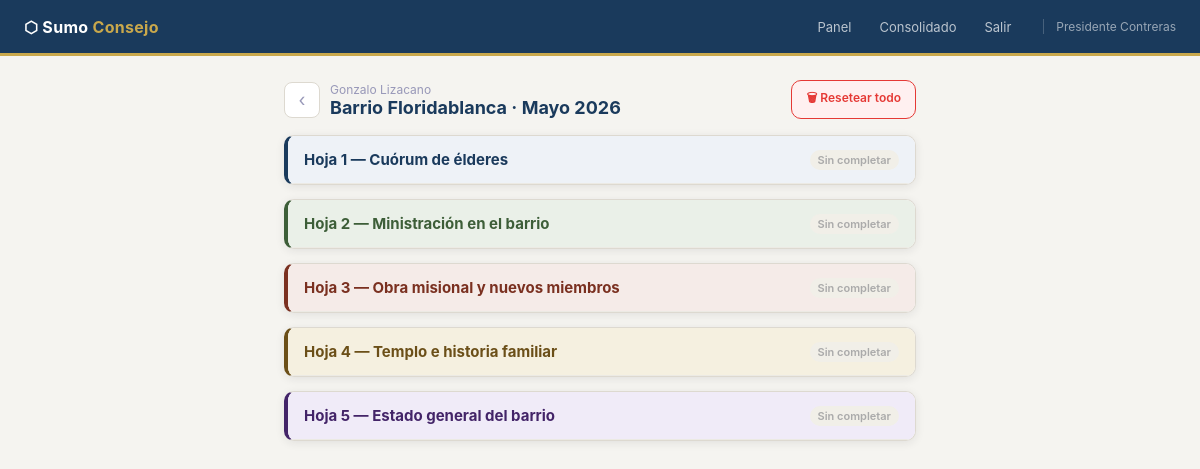
The page /admin/informe/1 (signed in) on the database as committed earlier.
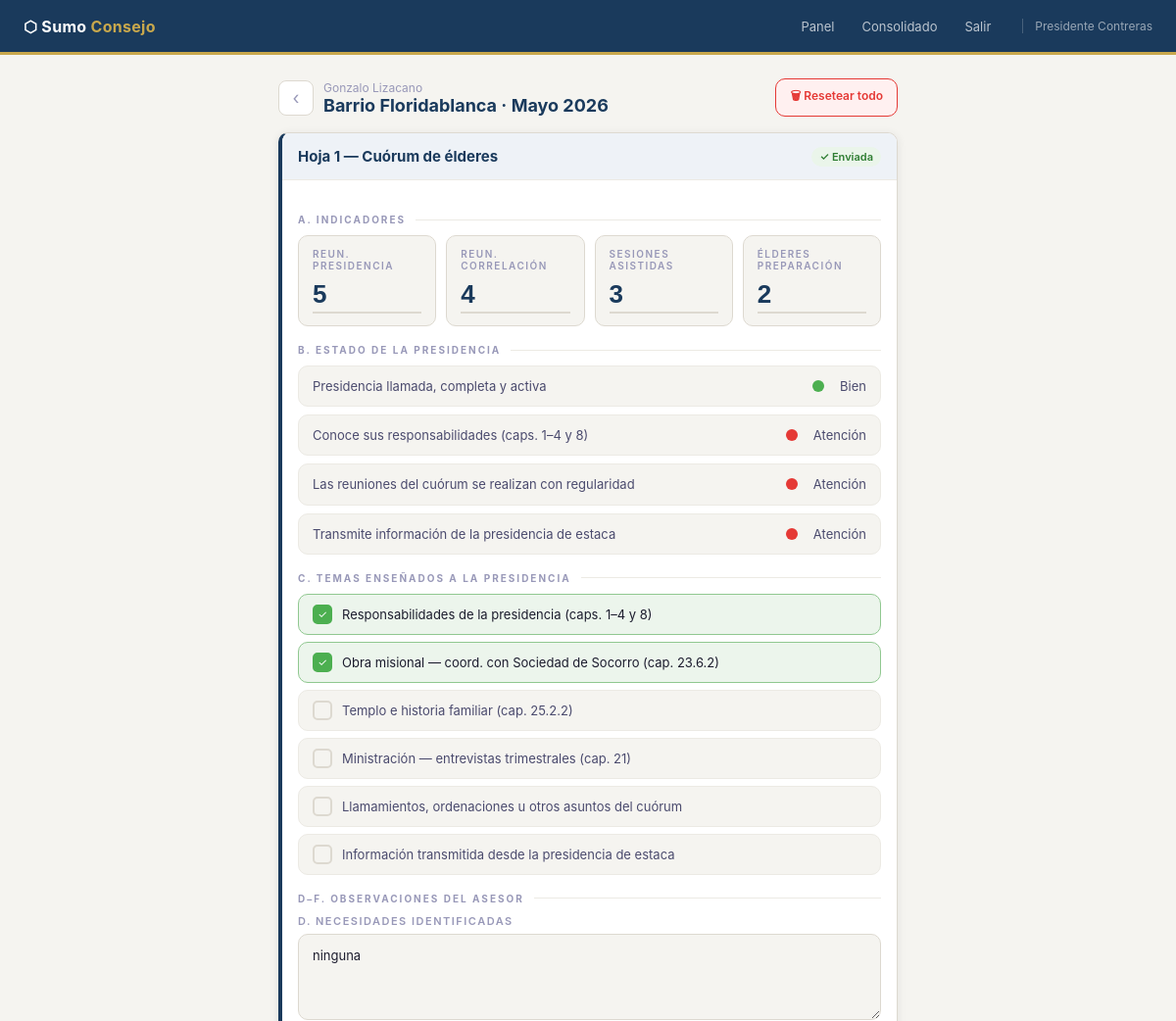
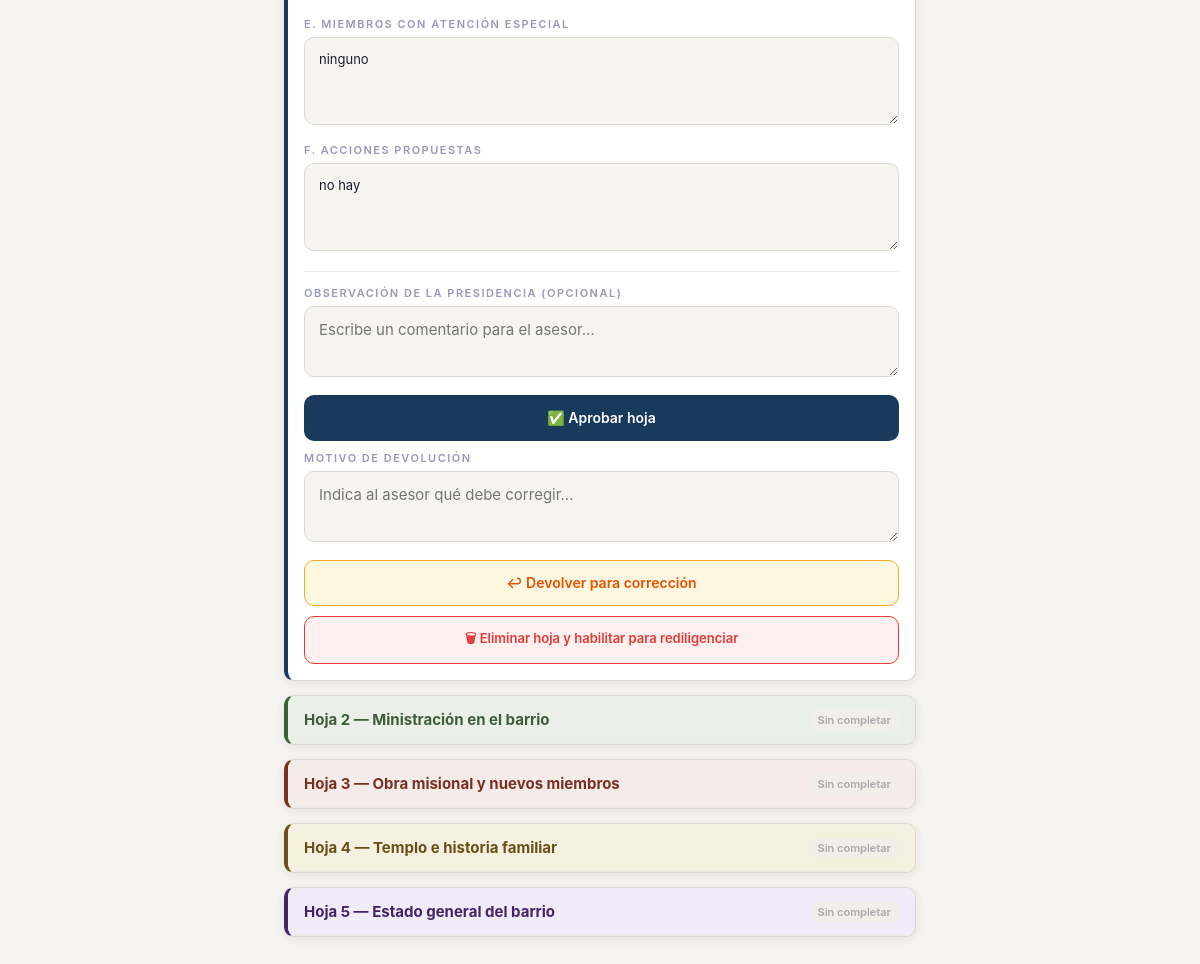
The same page on the database as committed later (2 pictures, top to bottom).
### tables this page shows
CREATE TABLE usuario (
            id INTEGER PRIMARY KEY AUTOINCREMENT,
            nombre TEXT NOT NULL,
            email TEXT UNIQUE NOT NULL,
            password_hash TEXT NOT NULL,
            rol TEXT DEFAULT 'asesor',
            activo INTEGER DEFAULT 1,
            created_at TEXT DEFAULT (datetime('now'))
        );

CREATE TABLE unidad (
            id INTEGER PRIMARY KEY AUTOINCREMENT,
            nombre TEXT NOT NULL,
            tipo TEXT DEFAULT 'barrio',
            activo INTEGER DEFAULT 1
        );

CREATE TABLE informe (
            id INTEGER PRIMARY KEY AUTOINCREMENT,
            asignacion_id INTEGER NOT NULL,
            periodo_anio INTEGER NOT NULL,
            periodo_mes INTEGER NOT NULL,
            created_at TEXT DEFAULT (datetime('now')),
            UNIQUE(asignacion_id, periodo_anio, periodo_mes),
            FOREIGN KEY(asignacion_id) REFERENCES asignacion_asesor(id)
        );

CREATE TABLE hoja_cuorum (
            id INTEGER PRIMARY KEY AUTOINCREMENT,
            informe_id INTEGER UNIQUE NOT NULL,
            estado TEXT DEFAULT 'borrador',
            fecha_envio TEXT,
            reuniones_presidencia INTEGER DEFAULT 0,
            reuniones_correlacion INTEGER DEFAULT 0,
            sesiones_asistidas INTEGER DEFAULT 0,
            elderes_preparacion INTEGER DEFAULT 0,
            est_presidencia_completa TEXT DEFAULT 'proceso',
            est_conoce_responsabilidades TEXT DEFAULT 'proceso',
            est_reuniones_regulares TEXT DEFAULT 'proceso',
            est_transmite_informacion TEXT DEFAULT 'proceso',
            temas_ensenados TEXT DEFAULT '[]',
            necesidades TEXT,
            miembros_atencion TEXT,
            acciones_propuestas TEXT, observacion_presidencia TEXT, aprobado_por TEXT, fecha_aprobacion TEXT,
            FOREIGN KEY(informe_id) REFERENCES informe(id)
        );

### app/app.py (the view)
@app.route('/admin/informe/<int:inf_id>')
@login_required
@admin_required
def admin_ver_informe(inf_id):
    with get_db() as db:
        inf = db.execute("""
            SELECT i.*, u.nombre as unidad, usr.nombre as asesor
            FROM informe i
            JOIN asignacion_asesor a ON a.id=i.asignacion_id
            JOIN unidad u ON u.id=a.unidad_id
            JOIN usuario usr ON usr.id=a.usuario_id
            WHERE i.id=?
        """, (inf_id,)).fetchone()
    if not inf:
        flash('Informe no encontrado.', 'error')
        return redirect(url_for('admin_dashboard'))
    hojas = get_todas_hojas(inf_id)
    return render_template('admin_informe.html', inf=inf, hojas=hojas,
                           meses=MESES, hojas_info=HOJAS_INFO)

### app/app.py (called while the page is built)
@app.context_processor
def inject_globals():
    return {'now': datetime.now(), 'meses': MESES}

def get_db():
    conn = sqlite3.connect(DB_PATH)
    conn.row_factory = sqlite3.Row
    conn.execute("PRAGMA journal_mode=WAL")
    return conn

def login_required(f):
    @wraps(f)
    def decorated(*args, **kwargs):
        if 'user_id' not in session:
            return redirect(url_for('login'))
        return f(*args, **kwargs)
    return decorated

def admin_required(f):
    @wraps(f)
    def decorated(*args, **kwargs):
        if session.get('rol') != 'admin':
            flash('Acceso restringido.', 'error')
            return redirect(url_for('dashboard'))
        return f(*args, **kwargs)
    return decorated

def get_hoja(tabla, informe_id):
    with get_db() as db:
        return db.execute(f"SELECT * FROM {tabla} WHERE informe_id=?", (informe_id,)).fetchone()

def get_todas_hojas(informe_id):
    return {
        'cuorum':       get_hoja('hoja_cuorum',       informe_id),
        'ministracion': get_hoja('hoja_ministracion',  informe_id),
        'misional':     get_hoja('hoja_misional',      informe_id),
        'templo':       get_hoja('hoja_templo',        informe_id),
        'general':      get_hoja('hoja_general',       informe_id),
    }

### app/templates/admin_informe.html (shortened to what this page needs)
{% extends "base.html" %}
{% block content %}
<div style="display:flex;align-items:center;gap:10px;margin-bottom:16px">
  <a href="{{ url_for('admin_dashboard') }}" style="width:36px;height:36px;border-radius:8px;background:var(--white);border:1px solid var(--border);display:flex;align-items:center;justify-content:center;color:var(--text-muted);font-size:18px;flex-shrink:0;text-decoration:none">‹</a>
  <div style="flex:1">
    <div style="font-size:12px;color:var(--text-muted)">{{ inf.asesor }}</div>
    <div style="font-size:18px;font-weight:700;color:var(--navy)">{{ inf.unidad }} · {{ meses[inf.periodo_mes] }} {{ inf.periodo_anio }}</div>
  </div>
  <form method="POST" action="{{ url_for('admin_resetear_informe', inf_id=inf.id) }}"
    onsubmit="return confirm('¿Eliminar TODAS las hojas de este informe? El asesor deberá diligenciar todo de nuevo.')">
    <button type="submit" class="btn btn-sm" style="background:#FFF0F0;border:1.5px solid var(--danger);color:var(--danger);font-size:12px;flex-shrink:0">
      🗑 Resetear todo
    </button>
  </form>
</div>
{% macro estado_dot(val) %}
<span style="display:inline-block;width:12px;height:12px;border-radius:50%;background:{% if val=='bien' %}var(--ok){% elif val=='atencion' %}var(--danger){% else %}var(--warn){% endif %};vertical-align:middle;margin-right:6px"></span><span style="font-size:13px;color:var(--text-soft)">{% if val=='bien' %}Bien{% elif val=='atencion' %}Atención{% else %}En proceso{% endif %}</span>
{% endmacro %}
{% macro sema_view(label, val) %}
<div class="sema-row" style="margin-bottom:8px">
  <span class="sema-label">{{ label }}</span>
  {{ estado_dot(val or 'proceso') }}
</div>
{% endmacro %}
{% macro check_view(txt, marcado) %}
<div class="check-view {% if marcado %}marcado{% endif %}">
  <div class="cbox-v">✓</div>
  <span>{{ txt }}</span>
</div>
{% endmacro %}
{% macro obs_field(label, val) %}
{% if val %}
<div class="form-group">
  <label>{{ label }}</label>
  <textarea disabled style="font-size:13px;color:var(--text)">{{ val }}</textarea>
</div>
{% endif %}
{% endmacro %}
{% macro observacion_form(hoja_key, hoja) %}
<div style="margin-top:16px;padding-top:14px;border-top:1px solid var(--border-lt)">
  {% if hoja and hoja.estado == 'aprobado' %}
  <div style="background:#EAF5EA;border:1px solid #90C890;border-radius:var(--r);padding:12px 16px;display:flex;align-items:center;gap:10px">
    <span style="font-size:20px">✅</span>
    <div>
      <div style="font-size:13px;font-weight:600;color:#2E7D32">Hoja aprobada</div>
      <div style="font-size:12px;color:#4CAF50">Por {{ hoja.aprobado_por }} {% if hoja.fecha_aprobacion %}· {{ hoja.fecha_aprobacion[:10] }}{% endif %}</div>
      {% if hoja.observacion_presidencia %}
      <div style="font-size:12px;color:var(--text-soft);margin-top:4px">"{{ hoja.observacion_presidencia }}"</div>
      {% endif %}
    </div>
  </div>
  {% elif hoja and hoja.estado in ['enviado','revisado'] %}
  <form method="POST" action="{{ url_for('admin_aprobar_hoja', inf_id=inf.id, hoja_key=hoja_key) }}">
    <div class="form-group">
      <label>Observación de la presidencia (opcional)</label>
      <textarea name="observacion" placeholder="Escribe un comentario para el asesor…" style="min-height:70px">{{ hoja.observacion_presidencia or '' }}</textarea>
    </div>
    <div style="display:flex;gap:10px;flex-wrap:wrap">
      <button type="submit" class="btn btn-primary" style="flex:1"
        onclick="return confirm('¿Aprobar esta hoja? El asesor no podrá editarla.')">
        ✅ Aprobar hoja
      </button>
    </div>
  </form>
  <form method="POST" action="{{ url_for('admin_devolver_hoja', inf_id=inf.id, hoja_key=hoja_key) }}"
    style="margin-top:10px">
    <div class="form-group">
      <label>Motivo de devolución</label>
      <textarea name="observacion" placeholder="Indica al asesor qué debe corregir…" style="min-height:60px" required></textarea>
    </div>
    <button type="submit" class="btn btn-block" style="background:#FFF8E1;border:1.5px solid var(--warn);color:#E65100"
      onclick="return confirm('¿Devolver esta hoja al asesor para que la corrija?')">
      ↩ Devolver para corrección
    </button>
  </form>
  {% endif %}
  {% if hoja and hoja.estado != 'aprobado' %}
  <form method="POST" action="{{ url_for('admin_resetear_hoja', inf_id=inf.id, hoja_key=hoja_key) }}"
    onsubmit="return confirm('¿Eliminar esta hoja para que el asesor la diligencia de nuevo?')"
    style="margin-top:10px">
    <button type="submit" class="btn btn-block" style="background:#FFF0F0;border:1.5px solid var(--danger);color:var(--danger);font-size:13px">
      🗑 Eliminar hoja y habilitar para rediligenciar
    </button>
  </form>
  {% endif %}
</div>
{% endmacro %}
<div class="card accent-navy" style="margin-bottom:14px">
  <div class="card-header" style="background:var(--navy-lt)">
    <strong style="color:var(--navy)">Hoja 1 — Cuórum de élderes</strong>
    <span style="margin-left:auto">
      {% set h = hojas.cuorum %}
      {% if not h %}<span class="badge badge-none">Sin completar</span>
      {% elif h.estado=='enviado' %}<span class="badge badge-ok">✓ Enviada</span>
      {% elif h.estado=='aprobado' %}<span class="badge" style="background:#EAF5EA;color:#2E7D32">✅ Aprobada</span>
      {% elif h.estado=='devuelto' %}<span class="badge" style="background:#FFF8E1;color:#E65100">↩ Devuelta</span>
      {% elif h.estado=='revisado' %}<span class="badge badge-rev">Revisada</span>
      {% else %}<span class="badge badge-draft">Borrador</span>{% endif %}
    </span>
  </div>
  {% if hojas.cuorum %}{% set h = hojas.cuorum %}
  <div class="card-body">
    <div class="div-label">A. Indicadores</div>
    <div class="metrics">
      <div class="metric"><label>Reun. presidencia</label><input disabled value="{{ h.reuniones_presidencia }}"></div>
      <div class="metric"><label>Reun. correlación</label><input disabled value="{{ h.reuniones_correlacion }}"></div>
      <div class="metric"><label>Sesiones asistidas</label><input disabled value="{{ h.sesiones_asistidas }}"></div>
      <div class="metric"><label>Élderes preparación</label><input disabled value="{{ h.elderes_preparacion }}"></div>
    </div>
    <div class="div-label">B. Estado de la presidencia</div>
    {{ sema_view('Presidencia llamada, completa y activa', h.est_presidencia_completa) }}
    {{ sema_view('Conoce sus responsabilidades (caps. 1–4 y 8)', h.est_conoce_responsabilidades) }}
    {{ sema_view('Las reuniones del cuórum se realizan con regularidad', h.est_reuniones_regulares) }}
    {{ sema_view('Transmite información de la presidencia de estaca', h.est_transmite_informacion) }}
    <div class="div-label">C. Temas enseñados a la presidencia</div>
    {% set temas = h.temas_ensenados | from_json %}
    {{ check_view('Responsabilidades de la presidencia (caps. 1–4 y 8)', 'resp_presidencia' in temas) }}
    {{ check_view('Obra misional — coord. con Sociedad de Socorro (cap. 23.6.2)', 'obra_misional' in temas) }}
    {{ check_view('Templo e historia familiar (cap. 25.2.2)', 'templo_hf' in temas) }}
    {{ check_view('Ministración — entrevistas trimestrales (cap. 21)', 'ministracion' in temas) }}
    {{ check_view('Llamamientos, ordenaciones u otros asuntos del cuórum', 'llamamientos' in temas) }}
    {{ check_view('Información transmitida desde la presidencia de estaca', 'info_presidencia' in temas) }}
    <div class="div-label">D–F. Observaciones del asesor</div>
    {{ obs_field('D. Necesidades identificadas', h.necesidades) }}
    {{ obs_field('E. Miembros con atención especial', h.miembros_atencion) }}
    {{ obs_field('F. Acciones propuestas', h.acciones_propuestas) }}
    {{ observacion_form('cuorum', h) }}
  </div>
  {% endif %}
</div>
<div class="card accent-olive" style="margin-bottom:14px">
  <div class="card-header" style="background:var(--olive-lt)">
    <strong style="color:var(--olive)">Hoja 2 — Ministración en el barrio</strong>
    <span style="margin-left:auto">
      {% set h = hojas.ministracion %}
      {% if not h %}<span class="badge badge-none">Sin completar</span>
      {% elif h.estado=='enviado' %}<span class="badge badge-ok">✓ Enviada</span>
      {% elif h.estado=='aprobado' %}<span class="badge" style="background:#EAF5EA;color:#2E7D32">✅ Aprobada</span>
      {% elif h.estado=='devuelto' %}<span class="badge" style="background:#FFF8E1;color:#E65100">↩ Devuelta</span>
      {% elif h.estado=='revisado' %}<span class="badge badge-rev">Revisada</span>
      {% else %}<span class="badge badge-draft">Borrador</span>{% endif %}
    </span>
  </div>
</div>
<div class="card accent-rust" style="margin-bottom:14px">
  <div class="card-header" style="background:var(--rust-lt)">
    <strong style="color:var(--rust)">Hoja 3 — Obra misional y nuevos miembros</strong>
    <span style="margin-left:auto">
      {% set h = hojas.misional %}
      {% if not h %}<span class="badge badge-none">Sin completar</span>
      {% elif h.estado=='enviado' %}<span class="badge badge-ok">✓ Enviada</span>
      {% elif h.estado=='aprobado' %}<span class="badge" style="background:#EAF5EA;color:#2E7D32">✅ Aprobada</span>
      {% elif h.estado=='devuelto' %}<span class="badge" style="background:#FFF8E1;color:#E65100">↩ Devuelta</span>
      {% elif h.estado=='revisado' %}<span class="badge badge-rev">Revisada</span>
      {% else %}<span class="badge badge-draft">Borrador</span>{% endif %}
    </span>
  </div>
</div>
<div class="card accent-amber" style="margin-bottom:14px">
  <div class="card-header" style="background:var(--amber-lt)">
    <strong style="color:var(--amber)">Hoja 4 — Templo e historia familiar</strong>
    <span style="margin-left:auto">
      {% set h = hojas.templo %}
      {% if not h %}<span class="badge badge-none">Sin completar</span>
      {% elif h.estado=='enviado' %}<span class="badge badge-ok">✓ Enviada</span>
      {% elif h.estado=='aprobado' %}<span class="badge" style="background:#EAF5EA;color:#2E7D32">✅ Aprobada</span>
      {% elif h.estado=='devuelto' %}<span class="badge" style="background:#FFF8E1;color:#E65100">↩ Devuelta</span>
      {% elif h.estado=='revisado' %}<span class="badge badge-rev">Revisada</span>
      {% else %}<span class="badge badge-draft">Borrador</span>{% endif %}
    </span>
  </div>
</div>
<div class="card accent-purple" style="margin-bottom:14px">
  <div class="card-header" style="background:var(--purple-lt)">
    <strong style="color:var(--purple)">Hoja 5 — Estado general del barrio</strong>
    <span style="margin-left:auto">
      {% set h = hojas.general %}
      {% if not h %}<span class="badge badge-none">Sin completar</span>
      {% elif h.estado=='enviado' %}<span class="badge badge-ok">✓ Enviada</span>
      {% elif h.estado=='aprobado' %}<span class="badge" style="background:#EAF5EA;color:#2E7D32">✅ Aprobada</span>
      {% elif h.estado=='devuelto' %}<span class="badge" style="background:#FFF8E1;color:#E65100">↩ Devuelta</span>
      {% elif h.estado=='revisado' %}<span class="badge badge-rev">Revisada</span>
      {% else %}<span class="badge badge-draft">Borrador</span>{% endif %}
    </span>
  </div>
</div>
{% endblock %}

### app/templates/base.html (shortened to what this page needs)
<!DOCTYPE html>
<html lang="es">
<head>
</head>
<body>
<nav class="topnav">
  <a href="/" class="topnav-brand" style="text-decoration:none">⬡ Sumo <span>Consejo</span></a>
  {% if session.user_id %}
  <div class="topnav-links" style="display:none" id="desktop-links">
    {% if session.rol == 'admin' %}
    <a class="topnav-link" href="{{ url_for('admin_dashboard') }}">Panel</a>
    <a class="topnav-link" href="{{ url_for('admin_consolidado') }}">Consolidado</a>
    {% else %}
    <a class="topnav-link" href="{{ url_for('dashboard') }}">Mis informes</a>
    {% endif %}
    <a class="topnav-link" href="{{ url_for('logout') }}">Salir</a>
  </div>
  <div class="topnav-user">{{ session.nombre }}</div>
  {% endif %}
</nav>
<div class="page">
  {% block content %}{% endblock %}
</div>
</body>
</html>

### app/templates/admin_informe.html (style rules this page uses)
.check-view { display:flex;align-items:center;gap:10px;padding:10px 14px;background:var(--bg);border:1px solid var(--border-lt);border-radius:var(--r);margin-bottom:7px;font-size:13px;color:var(--text-soft) }
.check-view.marcado { background:#ECF5EC;border-color:#90C890;color:var(--text) }
.check-view .cbox-v { width:20px;height:20px;border-radius:5px;border:2px solid var(--border);display:flex;align-items:center;justify-content:center;flex-shrink:0;font-size:11px;color:transparent }
.check-view.marcado .cbox-v { background:var(--ok);border-color:var(--ok);color:#fff }

Rows that differ between the two databases and show on the page:
added hoja_cuorum: reuniones_presidencia "5", reuniones_correlacion "4", sesiones_asistidas "3", elderes_preparacion "2", necesidades "ninguna ninguno no hay"
Other text that changed with them:
{{ label }}: (not shown) → "Presidencia llamada, completa y activa Conoce sus responsabilidades (caps. 1–4 y 8) Las reuniones del cuórum se realizan con regularidad Transmite información de la presidencia de estaca"
{{ txt }}: (not shown) → "Responsabilidades de la presidencia (caps. 1–4 y 8) Obra misional — coord. con Sociedad de Socorro (cap. 23.6.2) Templo e historia familiar (cap. 25.2.2) Ministración — entrevistas trimestrales (cap. 21) Llamamientos, ordenaciones u otros asuntos del cuórum Información transmitida desde la presidencia de estaca"
{{ label }}: (not shown) → "D. NECESIDADES IDENTIFICADAS E. MIEMBROS CON ATENCIÓN ESPECIAL F. ACCIONES PROPUESTAS"
text no longer shown: "Sin completar"
text now shown: "✓ Enviada A. INDICADORES REUN. PRESIDENCIA REUN. CORRELACIÓN SESIONES ASISTIDAS ÉLDERES PREPARACIÓN B. ESTADO DE LA PRESIDENCIA Bien Atención Atención Atención C. TEMAS ENSEÑADOS A LA PRESIDENCIA ✓ ✓ D–F. OBSERVACIONES DEL ASESOR OBSERVACIÓN DE LA PRESIDENCIA (OPCIONAL) ✅ Aprobar hoja MOTIVO DE DEVOLUCIÓN ↩ Devolver para corrección 🗑 Eliminar hoja y habilitar para rediligenciar"
